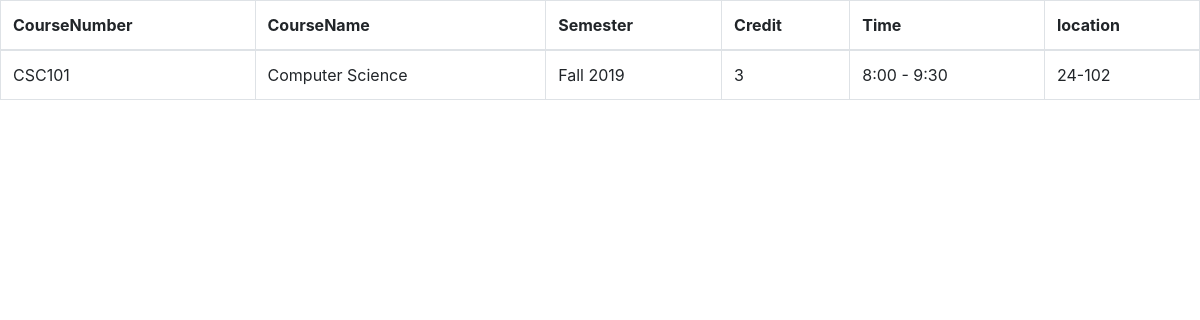
Screenshot of /courses with the database file from the repository.
### application/models.py (models this page shows)
class Course(db.Model):
    __tablename__ = 'course'
    id = db.Column(db.Integer, primary_key=True)
    coursenumber = db.Column(db.String(10), nullable=False, unique=True)
    coursename = db.Column(db.String(15), nullable=False)
    time = db.Column(db.String(20), nullable=False)
    semester = db.Column(db.String(10), nullable=False)
    credit = db.Column(db.String(5), nullable=False)
    location = db.Column(db.String(10), nullable=False)
    teacher_id = db.Column(db.String(20), db.ForeignKey('user.user_id'), nullable=True)

### application/routes.py (the view)
@app.route('/courses')
def courses():
    courses = Course.query.all()
    return render_template('Courses.html', courses=courses)

### application/templates/Courses.html (shortened to what this page needs)
<!DOCTYPE html>
<html lang="en">
<head>
    <link rel="stylesheet" href="{{ url_for('static', filename='bootstrap/bootstrap.css') }}">
    <link rel="stylesheet" href="{{ url_for('static', filename='bootstrap/bootstrap4.min.css') }}">
</head>
<body>
    <table class="table table-bordered">
        <thead><tr>
            <th>CourseNumber</th>
            <th>CourseName</th>
            <th>Semester</th>
            <th>Credit</th>
            <th>Time</th>
            <th>location</th>
        </tr></thead>
        <tbody>
            {% for course in courses %}
                <tr>
                    <td>{{ course.coursenumber }}</td>
                    <td>{{ course.coursename }}</td>
                    <td>{{ course.semester }}</td>
                    <td>{{ course.credit }}</td>
                    <td>{{ course.time }}</td>
                    <td>{{ course.location }}</td>
                </tr>
            {% endfor %}
        </tbody>
    </table>
</body>
</html>

### rows the page displays
Course: coursenumber "CSC101", coursename "Computer Science", semester "Fall 2019", credit "3", time "8:00 - 9:30", location "24-102"
